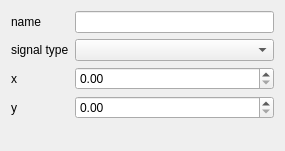
<?xml version="1.0" encoding="UTF-8"?>
<ui version="4.0">
 <class>SourceEditor</class>
 <widget class="QWidget" name="SourceEditor">
  <property name="geometry">
   <rect>
    <x>0</x>
    <y>0</y>
    <width>285</width>
    <height>151</height>
   </rect>
  </property>
  <property name="windowTitle">
   <string>Form</string>
  </property>
  <layout class="QVBoxLayout" name="verticalLayout">
   <item>
    <layout class="QFormLayout" name="formLayout">
     <item row="0" column="0">
      <widget class="QLabel" name="label">
       <property name="text">
        <string>name</string>
       </property>
      </widget>
     </item>
     <item row="1" column="0">
      <widget class="QLabel" name="label_2">
       <property name="text">
        <string>signal type</string>
       </property>
      </widget>
     </item>
     <item row="2" column="0">
      <widget class="QLabel" name="label_3">
       <property name="text">
        <string>x</string>
       </property>
      </widget>
     </item>
     <item row="3" column="0">
      <widget class="QLabel" name="label_4">
       <property name="text">
        <string>y</string>
       </property>
      </widget>
     </item>
     <item row="0" column="1">
      <widget class="QLineEdit" name="nameLine"/>
     </item>
     <item row="1" column="1">
      <widget class="QComboBox" name="signalTypeComboBox"/>
     </item>
     <item row="2" column="1">
      <widget class="QDoubleSpinBox" name="xBox">
       <property name="maximum">
        <double>9999.989999999999782</double>
       </property>
      </widget>
     </item>
     <item row="3" column="1">
      <widget class="QDoubleSpinBox" name="yBox">
       <property name="maximum">
        <double>9999.989999999999782</double>
       </property>
      </widget>
     </item>
    </layout>
   </item>
  </layout>
 </widget>
 <resources/>
 <connections/>
</ui>
